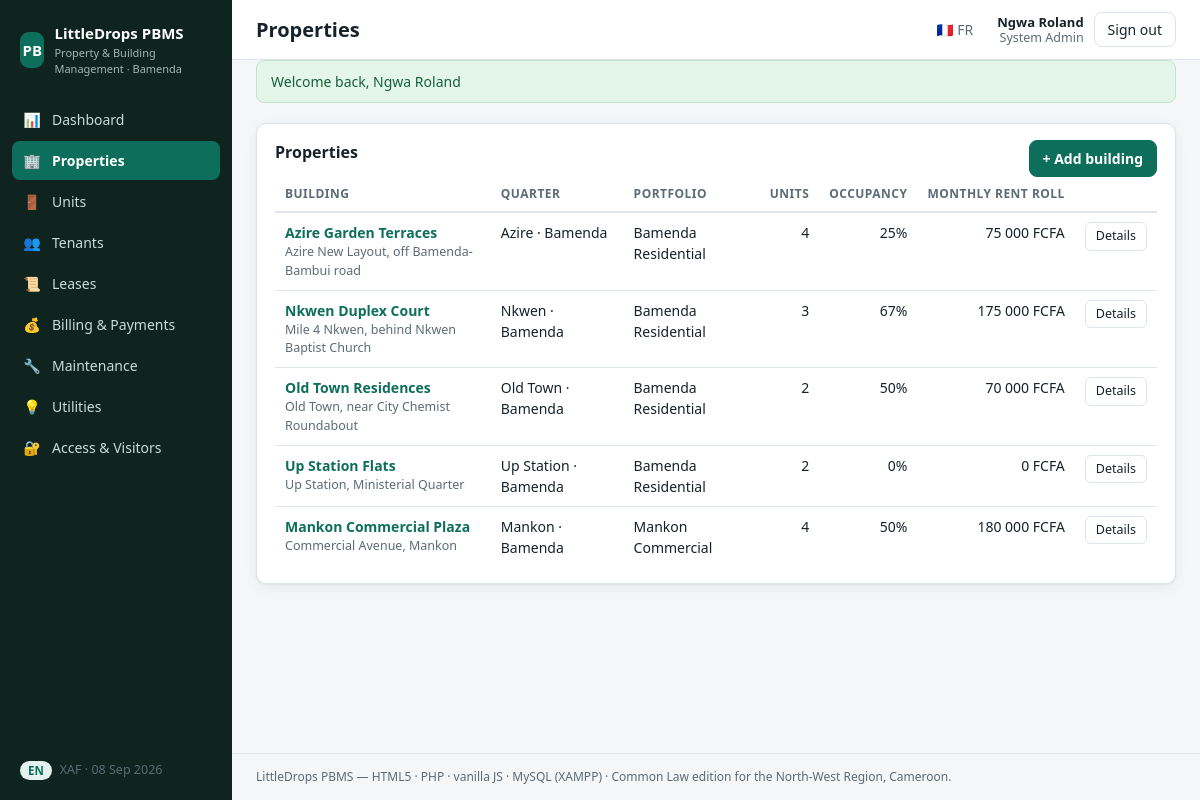
/index.php?r=properties (signed in), run on the app's committed database.
### tables this page shows
CREATE TABLE IF NOT EXISTS buildings (
  id           INT UNSIGNED AUTO_INCREMENT PRIMARY KEY,
  portfolio_id INT UNSIGNED NOT NULL,
  name         VARCHAR(120) NOT NULL,
  quarter      VARCHAR(80)  NOT NULL,            
  city         VARCHAR(80)  NOT NULL DEFAULT 'Bamenda',
  region       VARCHAR(80)  NOT NULL DEFAULT 'North-West',
  address      VARCHAR(200) NULL,
  lat          DECIMAL(10,7) NULL,
  lng          DECIMAL(10,7) NULL,
  created_at   DATETIME NOT NULL DEFAULT CURRENT_TIMESTAMP,
  CONSTRAINT fk_buildings_portfolio FOREIGN KEY (portfolio_id) REFERENCES portfolios(id)
    ON DELETE RESTRICT ON UPDATE CASCADE,
  INDEX idx_buildings_quarter (quarter)
);

CREATE TABLE IF NOT EXISTS portfolios (
  id         INT UNSIGNED AUTO_INCREMENT PRIMARY KEY,
  name       VARCHAR(120) NOT NULL,
  owner_id   INT UNSIGNED NULL,
  notes      TEXT NULL,
  created_at DATETIME NOT NULL DEFAULT CURRENT_TIMESTAMP
);

### core/View.php (called while the page is built, shortened)
<?php
final class View
{
    public static function render(string $template, array $data = [], ?string $layout = 'app'): string
    {
        $php = self::resolve($template);
        extract($data, EXTR_SKIP);
        require $php;
        $content = (string) ob_get_clean();
        if ($layout !== null) {
            $content = (string) ob_get_clean();
        }
        return $content;
    }
    private static function resolve(string $template): string
    {
        [$module, $view] = explode('::', $template, 2);
        $file = dirname(__DIR__) . "/modules/$module/Views/" . str_replace(['..', '\\'], '', $view) . '.php';
        return $file;
    }
}

### modules/Properties/Controllers/PropertyController.php (called while the page is built, shortened)
<?php
final class PropertyController extends Controller
{
    public function index(): void
    {
        $this->view('Properties::index', [
            'title'      => t('prop.title'),
            'buildings'  => Building::all(),
            'portfolios' => Building::portfolios(),
        ]);
    }
}

### index.php (called while the page is built, shortened)
<?php
$router = new Core\Router();
$router->loadModules();
$router->dispatch(Core\Request::route());

### core/Auth.php (called while the page is built, shortened)
<?php
final class Auth
{
    public static function locale(): string
    {
        return $_SESSION['locale'] ?? Config::get('app.locale', 'en');
    }
}

### core/helpers.php (called while the page is built, shortened)
<?php
function url(string $path = ''): string
{
    $path = ltrim($path, '/');
    $base = rtrim(dirname($_SERVER['SCRIPT_NAME'] ?? '/'), '/\\');
    return $path === '' ? $base . '/' : $base . "/index.php?r=" . urlencode($path);
}
function e(?string $s): string
{
    return htmlspecialchars((string) $s, ENT_QUOTES | ENT_SUBSTITUTE, 'UTF-8');
}
function t(string $key, array $replace = []): string
{
    static $dict = null;
    $dict ??= require __DIR__ . '/translations.php';
    $locale = \Core\Auth::locale();
    $text = $dict[$locale][$key] ?? $dict['en'][$key] ?? $key;
    return $text;
}
function fmt_xaf($amount): string
{
    return number_format((float) $amount, 0, ',', ' ') . ' FCFA';
}

### core/Config.php (called while the page is built, shortened)
<?php
final class Config
{
    private static ?array $data = null;
    public static function load(): array
    {
        if (self::$data !== null) {
            return self::$data;
        }
        self::$data = [
            'app' => [
                'name'      => 'LittleDrops PBMS',
                'tagline'   => 'Property & Building Management · Bamenda, Cameroon',
                'locale'    => 'en',
                'timezone'  => 'Africa/Douala',
            ],
            'db' => [
                'driver'    => 'mysql',
                'host'      => '127.0.0.1',
                'port'      => 3306,
                'database'  => 'pbms',
                'username'  => 'root',
                'password'  => '',
                'charset'   => 'utf8mb4',
            ],
            'legal' => [
                'default_legal_system' => 'common_law',
                'default_jurisdiction' => 'Bamenda, North-West Region, Cameroon',
                'default_notice_days'  => 30,
                'late_fee_penalty_pct' => 5.00,
                'late_fee_grace_days'  => 7,
            ],
            'modules' => ['Auth', 'Dashboard', 'Properties', 'Tenants', 'Leases', 'Billing', 'Maintenance', 'Utilities', 'Access'],
        ];
        return self::$data;
    }
    public static function get(string $path, $default = null)
    {
        $node = self::load();
        foreach (explode('.', $path) as $key) {
            $node = $node[$key];
        }
        return $node;
    }
}

### core/Database.php (called while the page is built, shortened)
<?php
final class Database
{
    private static ?PDO $pdo = null;
    public static function pdo(): PDO
    {
        if (self::$pdo === null) {
            $db  = Config::get('db');
            $dsn = sprintf(
                'mysql:host=%s;port=%d;dbname=%s;charset=%s',
                $db['host'],
                (int) $db['port'],
                $db['database'],
                $db['charset']
            );
            self::$pdo = new PDO($dsn, $db['username'], $db['password'], [
                PDO::ATTR_ERRMODE            => PDO::ERRMODE_EXCEPTION,
                PDO::ATTR_DEFAULT_FETCH_MODE => PDO::FETCH_ASSOC,
                PDO::ATTR_EMULATE_PREPARES   => false,
            ]);
        }
        return self::$pdo;
    }
    public static function run(string $sql, array $params = []): PDOStatement
    {
        $st = self::pdo()->prepare($sql);
        $st->execute($params);
        return $st;
    }
    public static function rows(string $sql, array $params = []): array
    {
        return self::run($sql, $params)->fetchAll();
    }
}

### modules/Properties/Models/Building.php (called while the page is built, shortened)
<?php
final class Building
{
    public static function all(): array
    {
        return Database::rows(
            'SELECT b.*, p.name AS portfolio_name,
                    COUNT(u.id) AS unit_count,
                    SUM(u.status = \'leased\') AS leased_count,
                    COALESCE(SUM(CASE u.status WHEN \'leased\' THEN u.market_rent_xaf ELSE 0 END), 0) AS leased_rent_xaf
               FROM buildings b
               JOIN portfolios p ON p.id = b.portfolio_id
               LEFT JOIN units u ON u.building_id = b.id
              GROUP BY b.id
              ORDER BY p.name, b.name'
        );
    }
}

### modules/Properties/Views/index.php (the view, shortened to what this page needs)
<section class="panel">
  <div class="panel-head">
    <h2><?= e(t('prop.title')) ?></h2>
    <details class="dropdown">
      <summary class="btn btn-primary">+ <?= e(t('prop.add_building')) ?></summary>
    </details>
  </div>
  <table class="table">
    <thead><tr>
      <th><?= e(t('prop.building')) ?></th>
      <th><?= e(t('prop.quarter')) ?></th>
      <th><?= e(t('prop.portfolio')) ?></th>
      <th class="num"><?= e(t('prop.units')) ?></th>
      <th class="num"><?= e(t('prop.occupancy')) ?></th>
      <th class="num"><?= e(t('dash.rent_roll')) ?></th>
      <th></th>
    </tr></thead>
    <tbody>
      <?php foreach ($buildings as $b): $uc = (int) $b['unit_count']; $lc = (int) $b['leased_count']; ?>
      <tr>
        <td><a href="<?= e(url('properties/' . $b['id'])) ?>"><strong><?= e($b['name']) ?></strong></a>
          <div class="muted"><?= e($b['address'] ?? '') ?></div></td>
        <td><?= e($b['quarter']) ?> · <?= e($b['city']) ?></td>
        <td><?= e($b['portfolio_name']) ?></td>
        <td class="num"><?= $uc ?></td>
        <td class="num"><?= $uc ? round($lc / $uc * 100) : 0 ?>%</td>
        <td class="num"><?= e(fmt_xaf($b['leased_rent_xaf'])) ?></td>
        <td><a class="btn btn-sm" href="<?= e(url('properties/' . $b['id'])) ?>"><?= e(t('common.details')) ?></a></td>
      </tr>
      <?php endforeach; ?>
    </tbody>
  </table>
</section>

### core/Router.php (shortened to what this page needs)
<?php
final class Router
{
    private array $routes = [];
    public function add(string $method, string $pattern, callable|array $handler): void
    {
        if (is_array($handler)) {
            [$class, $action] = $handler;
            $handler = static fn(array $params): mixed => (new $class())->{$action}($params);
        }
        $this->routes[strtoupper($method)][] = [$pattern, $handler];
    }
    public function dispatch(string $route): void
    {
        $method = Request::method();
        $route  = trim($route, '/');
        foreach ($this->routes[$method] ?? [] as [$pattern, $handler]) {
            $regex = '#^' . preg_replace('#\{(\w+)\}#', '(?P<$1>[^/]+)', $pattern) . '$#';
            if (preg_match($regex, $route, $m)) {
                $params = array_filter($m, 'is_string', ARRAY_FILTER_USE_KEY);
                $handler($params);
                return;
            }
        }
    }
}

### assets/css/app.css (style rules this page uses)
:root { --bg: #f4f6f8; --panel: #ffffff; --ink: #17222b; --muted: #5c6b77; --line: #dde4ea; --brand: #0e6e5c; --brand-ink: #ffffff; --brand-soft: #e3f2ee; --danger: #b3261e; --danger-soft: #fdeceb; --amber-soft: #fff4dc; --green-soft: #e4f5e9; --blue-soft: #e7f0fb; --radius: 10px; --shadow: 0 1px 2px rgba(23, 34, 43, .06), 0 4px 14px rgba(23, 34, 43, .05); --mono: "Consolas", "Menlo", monospace; }
* { box-sizing: border-box; }
html, body { margin: 0; padding: 0; }
body { font: 15px/1.5 system-ui, -apple-system, "Segoe UI", Roboto, Arial, sans-serif; background: var(--bg); color: var(--ink); }
a { color: var(--brand); text-decoration: none; }
.panel { background: var(--panel); border: 1px solid var(--line); border-radius: var(--radius); box-shadow: var(--shadow); padding: 16px 18px; }
.panel-head { display: flex; justify-content: space-between; align-items: flex-start; gap: 12px; flex-wrap: wrap; }
.panel h2 { font-size: 16px; margin: 0 0 10px; }
.table { width: 100%; border-collapse: collapse; font-size: 14px; }
.table th { text-align: left; font-size: 12px; text-transform: uppercase; letter-spacing: .04em; color: var(--muted); border-bottom: 2px solid var(--line); padding: 8px 10px; }
.table td { padding: 9px 10px; border-bottom: 1px solid var(--line); vertical-align: top; }
.table tr:last-child td { border-bottom: none; }
.table .num { text-align: right; font-variant-numeric: tabular-nums; white-space: nowrap; }
.muted { color: var(--muted); font-size: 12.5px; }
.btn { display: inline-flex; align-items: center; gap: 6px; cursor: pointer; background: #fff; color: var(--ink); border: 1px solid var(--line); border-radius: 8px; padding: 7px 13px; font-size: 14px; font-family: inherit; }
.btn-primary { background: var(--brand); border-color: var(--brand); color: var(--brand-ink); font-weight: 600; }
.btn-sm { padding: 4px 10px; font-size: 12.5px; border-radius: 6px; }
details.dropdown { position: relative; }
details.dropdown > summary { list-style: none; }

### data on the page
buildings: name "Azire Garden Terraces", address "Azire New Layout, off Bamenda-Bambui road", quarter "Azire", city "Bamenda", portfolio.name "Bamenda Residential", uc "4", uc "25", leased_rent_xaf "75 000 FCFA"
buildings: name "Nkwen Duplex Court", address "Mile 4 Nkwen, behind Nkwen Baptist Church", quarter "Nkwen", city "Bamenda", portfolio.name "Bamenda Residential", uc "3", uc "67", leased_rent_xaf "175 000 FCFA"
buildings: name "Old Town Residences", address "Old Town, near City Chemist Roundabout", quarter "Old Town", city "Bamenda", portfolio.name "Bamenda Residential", uc "2", uc "50", leased_rent_xaf "70 000 FCFA"
buildings: name "Up Station Flats", address "Up Station, Ministerial Quarter", quarter "Up Station", city "Bamenda", portfolio.name "Bamenda Residential", uc "2", uc "0", leased_rent_xaf "0 FCFA"
buildings: name "Mankon Commercial Plaza", address "Commercial Avenue, Mankon", quarter "Mankon", city "Bamenda", portfolio.name "Mankon Commercial", uc "4", uc "50", leased_rent_xaf "180 000 FCFA"

### other printed values
$icon "📊"
$label "Dashboard"
$icon "🏢"
$label "Properties"
$icon "🚪"
$label "Units"
$icon "👥"
$label "Tenants"
$icon "📜"
$label "Leases"
$icon "💰"
$label "Billing & Payments"
$icon "🔧"
$label "Maintenance"
$icon "💡"
